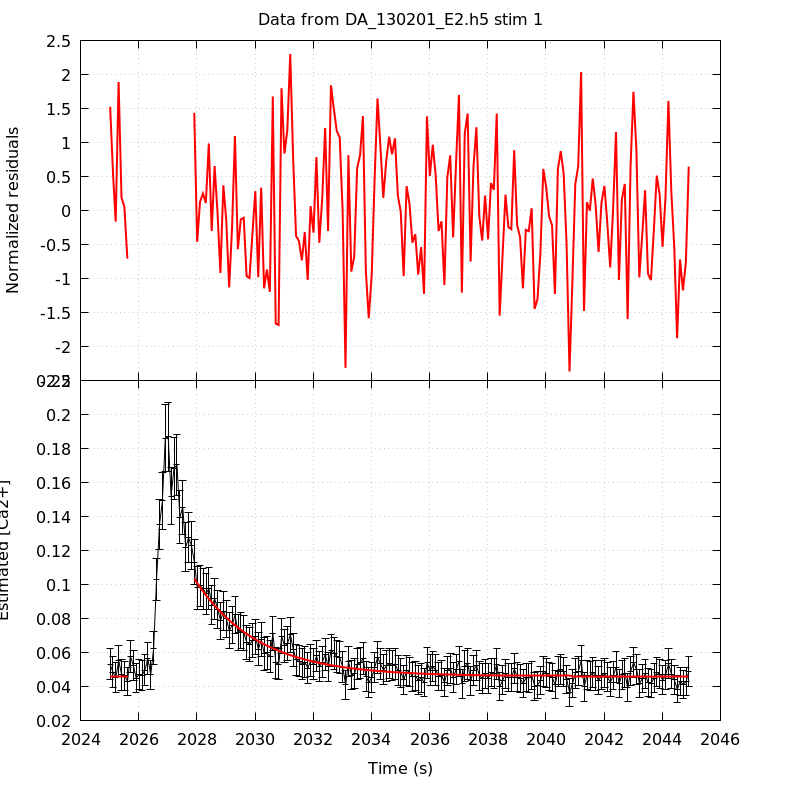

Recreate this plot in gnuplot.
unset key
set grid
set multiplot title 'Data from DA_130201_E2.h5 stim 1' noenhanced layout 2,1 margins 0.1,0.9,0.1,0.95 spacing 0,0
set ylabel 'Normalized residuals'
set xtics format ''
plot 'DA_130201_E2_aba_RatioFit_s1' using 1:4 with lines linecolor rgb 'red' linewidth 2
set format x '%g'
set xlabel 'Time (s)'
set ylabel 'Estimated [Ca2+]'
plot 'DA_130201_E2_aba_CaRatio_s1' using 1:2:($3*1.96) with yerrorlines \
     linecolor rgb 'black' linewidth 1,                \
     'DA_130201_E2_aba_RatioFit_s1' using 1:3 with lines linecolor rgb 'red'\
     linewidth 2
unset multiplot
